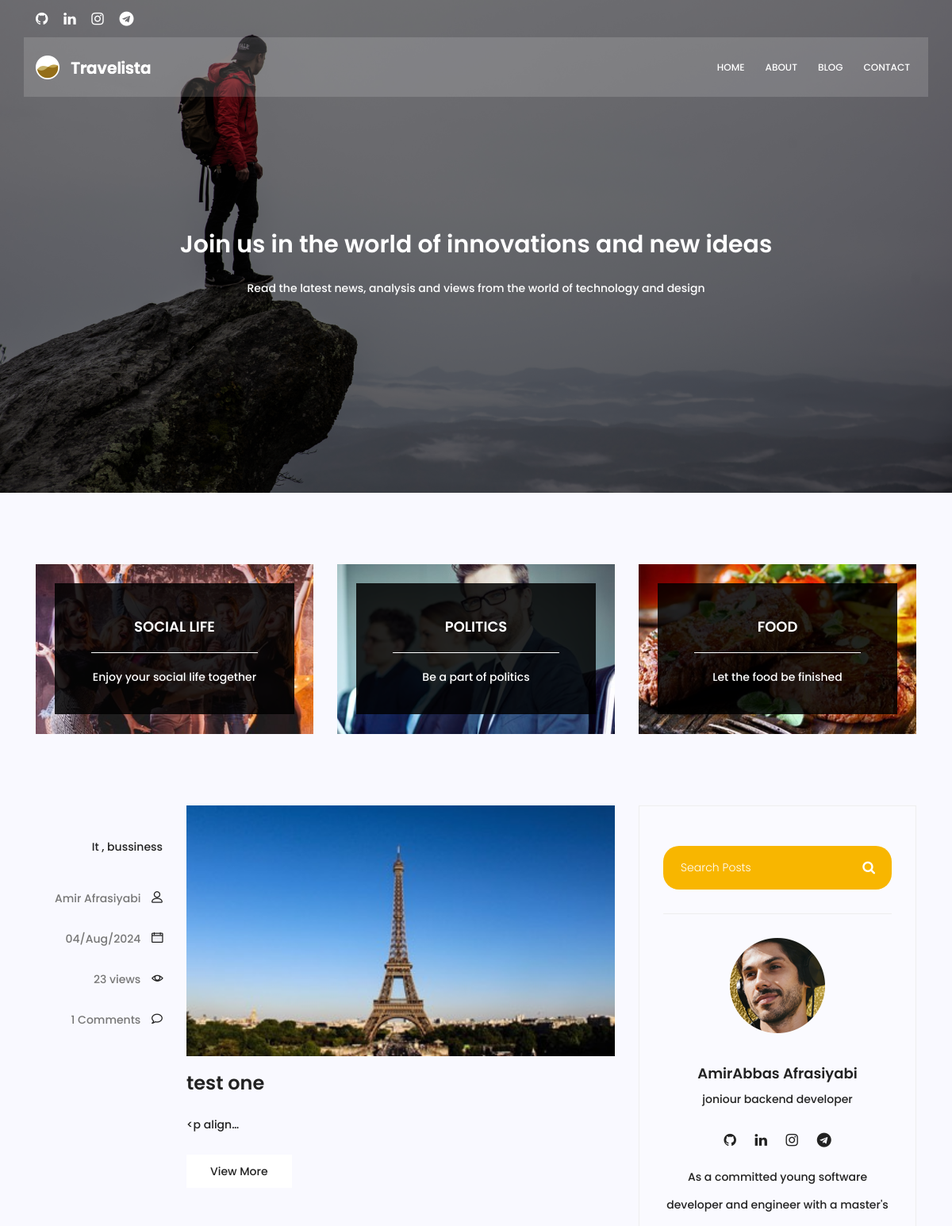
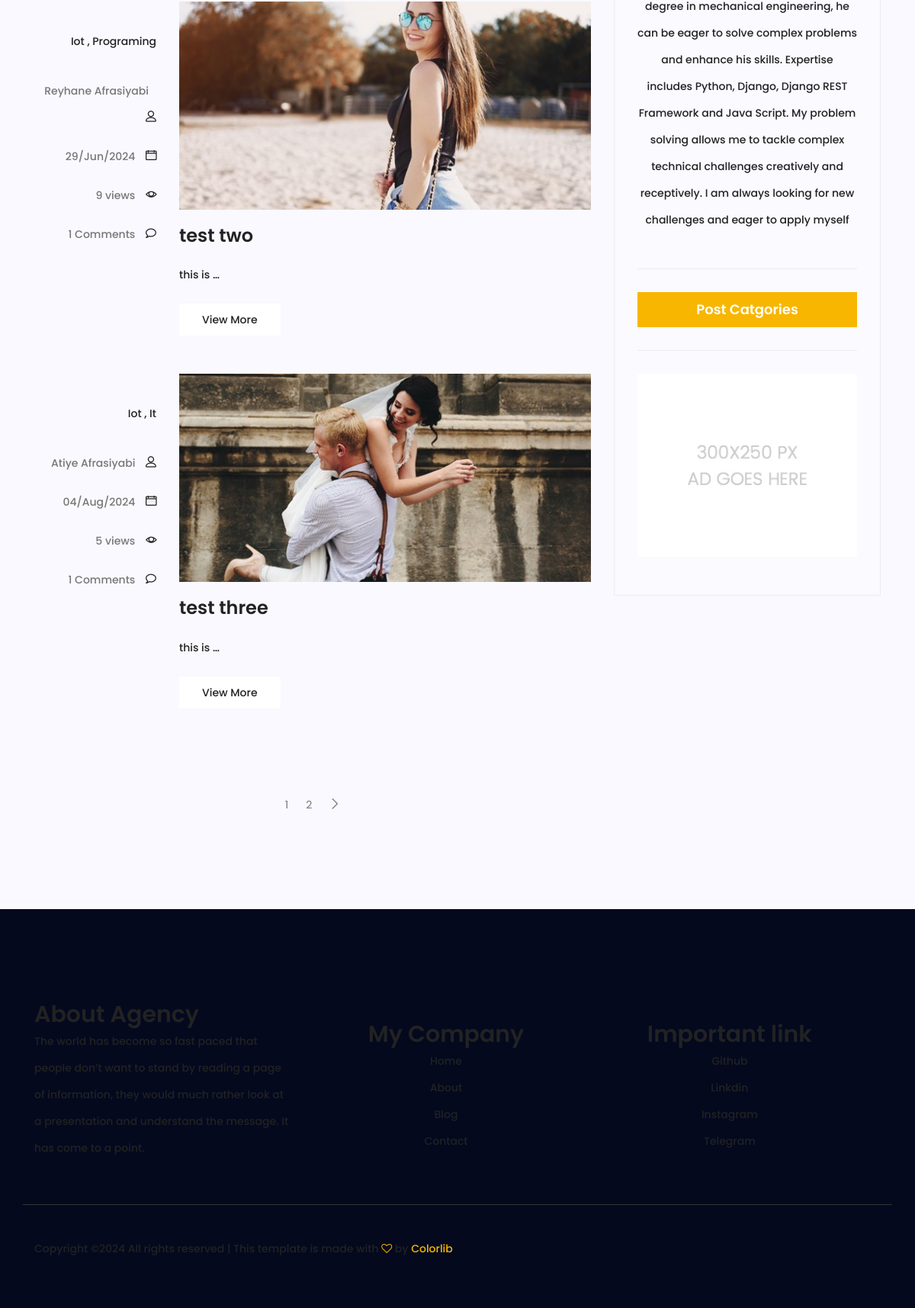
Page /blog on the committed database (2 pictures, top to bottom).
### blog/models.py (models this page shows, shortened)
class category(models.Model):
    name = models.CharField(max_length=255)

class Post(models.Model):
    image = models.ImageField(upload_to='blog/', default='blog/default.jpg')
    author = models.ForeignKey(User, related_name="author", on_delete=models.SET_NULL, null=True)
    title = models.CharField(max_length=100)
    content = models.TextField()
    category = models.ManyToManyField(category, blank=True)
    tags = TaggableManager()
    counted_views = models.IntegerField(default=0)
    status = models.BooleanField(default=False)
    published_date = models.DateTimeField(null=True)
    created_date = models.DateTimeField(auto_now_add=True)
    updated_date = models.DateTimeField(auto_now=True)
    class Meta:
        ordering = ['created_date']
        verbose_name = 'پست'
        verbose_name_plural = ' پست ها'

### blog/views.py (the view)
# urls.py: path('', blog_view, name='index'),
def blog_view(request, cat_name=None, author_username=None , tag_name = None,):
    posts = Post.objects.filter(status=1)
    if cat_name:
        posts = posts.filter(category__name=cat_name)
    if author_username:
        posts = posts.filter(author__username=author_username)
    if tag_name:
        posts = posts.filter(tags__name__in=[tag_name])
    posts = Paginator(posts, 3)
    try:
        page_number = request.GET.get('page')
        posts = posts.get_page(page_number)
    except PageNotAnInteger:
        posts = posts.get_page(1)
    except EmptyPage:
        posts = posts.get_page(1)
    context = {'posts': posts}
    return render(request, 'blog/blog-home.html', context)

### blog/templatetags/blog_tags.py (called while the page is built)
@ register.inclusion_tag('blog/blog-post-category.html')
def postcategories():
    posts = Post.objects.filter(status=1)
    categories = category.objects.all()
    cat_dict = {}
    for name in categories:
       cat_dict[name] =  posts.filter(category=name).count()
    return{'categories': cat_dict}

### templates/blog/blog-home.html (shortened to what this page needs)
{% extends "base.html" %}
{% load static %}
{% load blog_tags %}
{% block content %}
<section class="banner-area relative blog-home-banner" id="home">
  <div class="overlay overlay-bg"></div>
  <div class="container">
    <div class="row d-flex align-items-center justify-content-center">
      <div class="about-content blog-header-content col-lg-12">
        <h2 class="text-white">Join us in the world of innovations and new ideas</h2>
        <p class="text-white">
          Read the latest news, analysis and views from the world of technology and design
        </p>
      </div>
    </div>
  </div>
</section>
<section class="top-category-widget-area pt-90 pb-90">
  <div class="container">
    <div class="row">
      <div class="col-lg-4">
        <div class="single-cat-widget">
          <div class="content relative">
            <div class="overlay overlay-bg"></div>
            <a href="#" target="_blank">
              <div class="thumb">
                <img
                  class="content-image img-fluid d-block mx-auto"
                  src="{% static 'img/blog/cat-widget1.jpg' %}"
                  alt=""
                />
              </div>
              <div class="content-details">
                <h4 class="content-title mx-auto text-uppercase">
                  Social life
                </h4>
                <span></span>
                <p>Enjoy your social life together</p>
              </div>
            </a>
          </div>
        </div>
      </div>
      <div class="col-lg-4">
        <div class="single-cat-widget">
          <div class="content relative">
            <div class="overlay overlay-bg"></div>
            <a href="#" target="_blank">
              <div class="thumb">
                <img
                  class="content-image img-fluid d-block mx-auto"
                  src="{% static 'img/blog/cat-widget2.jpg' %}"
                  alt=""
                />
              </div>
              <div class="content-details">
                <h4 class="content-title mx-auto text-uppercase">Politics</h4>
                <span></span>
                <p>Be a part of politics</p>
              </div>
            </a>
          </div>
        </div>
      </div>
      <div class="col-lg-4">
        <div class="single-cat-widget">
          <div class="content relative">
            <div class="overlay overlay-bg"></div>
            <a href="#" target="_blank">
              <div class="thumb">
                <img
                  class="content-image img-fluid d-block mx-auto"
                  src="{% static 'img/blog/cat-widget3.jpg' %}"
                  alt=""
                />
              </div>
              <div class="content-details">
                <h4 class="content-title mx-auto text-uppercase">Food</h4>
                <span></span>
                <p>Let the food be finished</p>
              </div>
            </a>
          </div>
        </div>
      </div>
    </div>
  </div>
</section>
<section class="post-content-area">
  <div class="container">
    <div class="row">
      <div class="col-lg-8 posts-list">
        {% for post in posts %}
        <div class="single-post row">
          <div class="col-lg-3 col-md-3 meta-details">
            <ul class="tags">
              {% for cat in post.category.all %}
                <li><a href="{% url 'blog:category' cat_name=cat.name %}">{{ cat.name }}</a> {% if not forloop.last %},{% endif %}</li>
              {% endfor %}
            </ul>
            <div class="user-details row">
              <p class="user-name col-lg-12 col-md-12 col-6">
                <a href="{% url 'blog:author' author_username=post.author.username %}">{{post.author.get_full_name}}</a> <span class="lnr lnr-user"></span>
              </p>
              <p class="date col-lg-12 col-md-12 col-6">
                <a href="#">{{post.published_date|date:"d/M/Y"}}</a>
                <span class="lnr lnr-calendar-full"></span>
              </p>
              <p class="view col-lg-12 col-md-12 col-6">
                <a href="#">{{post.counted_views}} views</a>
                <span class="lnr lnr-eye"></span>
              </p>
              <p class="comments col-lg-12 col-md-12 col-6">
                <a href="#">{{ post.comments.count }} Comments</a> <span class="lnr lnr-bubble"></span>
              </p>
            </div>
          </div>
          <div class="col-lg-9 col-md-9">
            <div class="feature-img">
              <img
                class="img-fluid"
                src="{{post.image.url}}"
                alt=""
              />
            </div>
            <a class="posts-title" href="{% url 'blog:single' pid=post.id %}"><h3>{{post.title}}</h3></a>
            <p class="excert">{{post.content|truncatechars:9}}</p>
            <a href="{% url 'blog:single' pid=post.id %}" class="primary-btn">View More</a>
          </div>
        </div>
        {% endfor %}
        <nav class="blog-pagination justify-content-center d-flex">
        <ul class="pagination">
            {% for i in posts.paginator.page_range %}
            <li class="page-item"><a href="?page={{i}}" class="page-link">{{i}}</a></li>
            {% endfor %}
            {% if posts.has_next %}
            <li class="page-item">
              <a href="page={{ posts.next_page_number }}" class="page-link" aria-label="Next">
                <span aria-hidden="true">
                  <span class="lnr lnr-chevron-right"></span>
                </span>
              </a>
            </li>
            {% endif %}
          </ul>
        </nav>
      </div>
      <div class="col-lg-4 sidebar-widgets">
        <div class="widget-wrap">
          {% include "blog/blog-search.html" %}
          {% include "blog/blog-writter.html" %}
          {% postcategories %}
          {% include "blog/blog-ads.html" %}
        </div>
      </div>
    </div>
  </div>
</section>
{% endblock %}

### templates/base.html (shortened to what this page needs)
{% load static %}
<!DOCTYPE html>
<html lang="zxx" class="no-js">
  <head>
    <link rel="stylesheet" href="{% static 'css/linearicons.css' %}" />
    <link rel="stylesheet" href="{% static 'css/font-awesome.min.css' %}" />
    <link rel="stylesheet" href="{% static 'css/bootstrap.css' %}" />
    <link rel="stylesheet" href="{% static 'css/magnific-popup.css' %}" />
    <link rel="stylesheet" href="{% static 'css/jquery-ui.css' %}" />
    <link rel="stylesheet" href="{% static 'css/nice-select.css' %}" />
    <link rel="stylesheet" href="{% static 'css/animate.min.css' %}" />
    <link rel="stylesheet" href="{% static 'css/owl.carousel.css' %}" />
    <link rel="stylesheet" href="{% static 'css/main.css' %}" />
  </head>
  <body>
    <header id="header">
      <div class="header-top">
        <div class="container">
          <div class="row align-items-center">
            <div class="col-lg-6 col-sm-6 col-6 header-top-left">
              <ul>
                <li>
                  <a href="https://github.com/AmirabbasAfrasiyabi"><i class="fa fa-github"></i></a>
                </li>
                <li>
                  <a href="https://www.linkedin.com/in/amirabbas-afrasiyabi-a6a230259/"><i class="fa fa-linkedin"></i></a>
                </li>
                <li>
                  <a href="https://www.instagram.com/amirabbas.afrasiabi/"><i class="fa fa-instagram"></i></a>
                </li>
                <li>
                  <a href="https://web.telegram.org/k/#@amir_afrasiyabi"><i class="fa fa-telegram"></i></a>
                </li>
              </ul>
            </div>
          </div>
        </div>
      </div>
      <div class="container main-menu">
        <div class="row align-items-center justify-content-between d-flex">
          <div id="logo">
            <a href="{% url 'website:index' %}"
              ><img src="{% static 'img/logo.png' %}" alt="" title=""
            /></a>
          </div>
          <nav id="nav-menu-container">
            <ul class="nav-menu">
              <li><a href="{% url 'website:index' %}">Home</a></li>
              <li><a href="{% url 'website:about' %}">About</a></li>
              <li><a href="{% url 'blog:index' %}">Blog</a></li>
              <li><a href="{% url 'website:contact' %}">Contact</a></li>
            </ul>
          </nav>
        </div>
      </div>
    </header>
  </body>
</html>
{% block content %}
{% endblock  %}
<footer class="footer-area section-gap">
    <div class="container">
      <div class="header row">
        <div class="column about-agency">
            <h2>About Agency</h2>
            <p>The world has become so fast paced that people don’t want to stand by reading a page of information, they would much rather look at a presentation and understand the message. It has come to a point.</p>
        </div>
        <div class="column my-company">
            <h2>My Company</h2>
            <ul>
              <li><a href="{% url 'website:index' %}">Home</a></li>
              <li><a href="{% url 'website:about' %}">About</a></li>
              <li><a href="{% url 'blog:index' %}">Blog</a></li></li>
              <li><a href="{% url 'website:contact' %}">Contact</a></li>
            </ul>
        </div>
        <div class="column my-company">
            <h2>Important link</h2>
            <ul>
              <li>
                <a href="https://github.com/AmirabbasAfrasiyabi">Github</a>
              </li>
              <li>
                <a href="https://www.linkedin.com/in/amirabbas-afrasiyabi-a6a230259/"> Linkdin </a>
              </li>
              <li>
                <a href="https://www.instagram.com/amirabbas.afrasiabi/">Instagram</a>
              </li>
              <li>
                <a href="https://web.telegram.org/k/#@amir_afrasiyabi">Telegram</a>
              </li>
            </ul>
        </div>
    </div>
        <div class="row footer-bottom d-flex justify-content-between align-items-center">
            <p class="col-lg-8 col-sm-12 footer-text m-0">
Copyright &copy;<script>document.write(new Date().getFullYear());</script> All rights reserved | This template is made with <i class="fa fa-heart-o" aria-hidden="true"></i> by <a href="https://colorlib.com" target="_blank">Colorlib</a>
</p>
        </div>
    </div>
</footer>
</body>
</html>

### templates/blog/blog-search.html
{% load static %}
<div class="single-sidebar-widget search-widget">
    <form class="search-form" action="{% url 'blog:search' %}" method="get">
      <input
        placeholder="Search Posts"
        name="s"
        type="text"
        onfocus="this.placeholder = ''"
        onblur="this.placeholder = 'Search Posts'"
      />
      <button type="submit"><i class="fa fa-search"></i></button>
    </form>
  </div>

### templates/blog/blog-writter.html
{% load static %}
<div class="single-sidebar-widget user-info-widget">
    <img src="{% static 'img/blog/user-info.png' %}" alt="" />
    <a href="#"><h4>AmirAbbas Afrasiyabi</h4></a>
    <p>joniour backend developer</p>
    <ul class="social-links">
      <li>
        <a href="https://github.com/AmirabbasAfrasiyabi"><i class="fa fa-github"></i></a>
      </li>
      <li>
        <a href="https://www.linkedin.com/in/amirabbas-afrasiyabi-a6a230259/"><i class="fa fa-linkedin"></i></a>
      </li>
      <li>
        <a href="https://www.instagram.com/amirabbas.afrasiabi/"><i class="fa fa-instagram"></i></a>
      </li>
      <li>
        <a href="https://web.telegram.org/k/#@amir_afrasiyabi"><i class="fa fa-telegram"></i></a>
      </li>
    </ul>
    <p>
      As a committed young software developer and engineer with a master's degree in mechanical engineering, he can be eager to solve complex problems and enhance his skills. Expertise includes Python, Django, Django REST Framework and Java Script.
      My problem solving allows me to tackle complex technical challenges creatively and receptively. I am always looking for new challenges and eager to apply myself
    </p>
  </div>

### templates/blog/blog-post-category.html (shortened to what this page needs)
<div class="single-sidebar-widget post-category-widget">
    <h4 class="category-title">Post Catgories</h4>
</div>

### templates/blog/blog-ads.html
{% load static %}
<div class="single-sidebar-widget ads-widget">
    <a href="#">
      <img
        class="img-fluid"
        src="{% static 'img/blog/ads-banner.jpg' %}"
        alt=""
      />
    </a>
  </div>

### rows in the picture
Post: author.get_full_name "Amir Afrasiyabi", published_date "04/Aug/2024", counted_views "23", comments.count "1", image (picture), title "test one", content "<p align…"
category: name "It"
category: name "bussiness"
Post: author.get_full_name "Reyhane Afrasiyabi", published_date "29/Jun/2024", counted_views "9", comments.count "1", image (picture), title "test two", content "this is …"
category: name "Iot"
category: name "Programing"
Post: author.get_full_name "Atiye Afrasiyabi", published_date "04/Aug/2024", counted_views "5", comments.count "1", image (picture), title "test three", content "this is …"

### other values in the picture
{{ i }} "1" "2"
